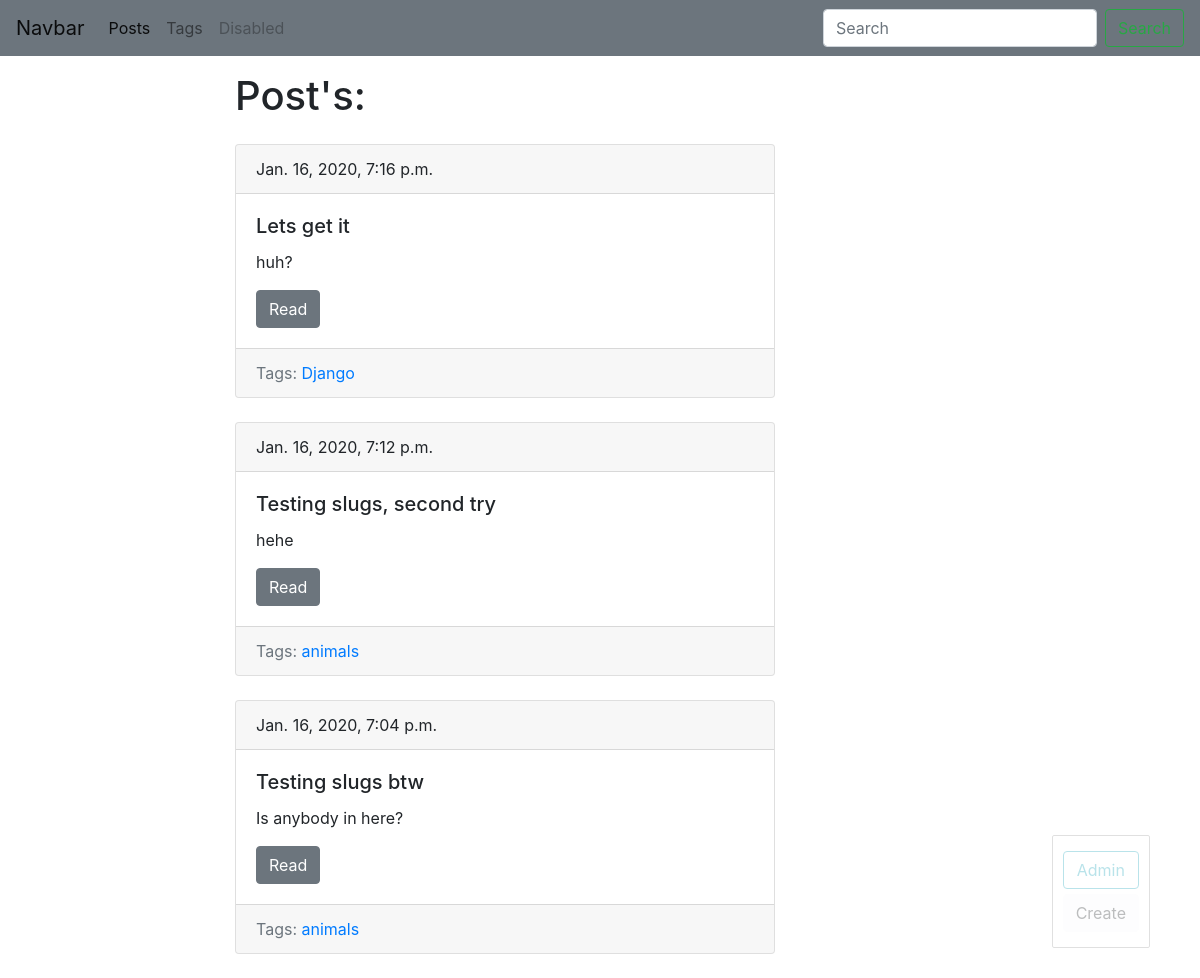
Screenshot of /blog/ with the database file from the repository.
### blog/models.py (models this page shows, shortened)
class Post(models.Model):
    title = models.CharField(max_length=150, db_index=True)
    slug = models.SlugField(max_length=150, unique=True, blank=True, allow_unicode=True)
    body = models.TextField(blank=False, db_index=True)
    publication_date = models.DateTimeField(auto_now_add=True)
    tags = models.ManyToManyField('Tag', blank=True, related_name='posts')
    def get_absolute_url(self):  # URL reversing.
        return reverse('post_detail_url', kwargs={'slug': self.slug})

class Tag(models.Model):  # Модель тегов для блога.
    title = models.CharField(max_length=30)
    slug = models.SlugField(max_length=50, unique=True)

### blog/views.py (the view)
# urls.py: path('', posts_list, name='posts_list_url'),
def posts_list(request):
    posts = Post.objects.all()
    return render(request, 'blog/index.html', context={'posts': posts})  # render - функция отвечающая за рендер.
    '''Первый аргумент - обязательный (кухня веб-запросов)
    Второй - папка с шаблоном/название шаблона
    Третий - ожидает получение словаря, ключ - 'name', значение - переменная n, которая будет использована
    Грубо говоря, КЛЮЧ словаря context - это все те переменные, которые мы будем передавать в шаблон.'''

### blog/templates/blog/index.html (shortened to what this page needs)
{% extends 'blog/blog_foundation.html'%}
{% block content %}
    <h1 class="mb-4">Post's: </h1>
    {% for post in posts reversed %}
        {% include 'blog/includes/post_card_template.html' %}
    {% endfor %}
{% endblock %}

### blog/templates/blog/includes/post_card_template.html
<div class="card mb-4">
    <div class="card-header">
        {{ post.publication_date }}
    </div>
    <div class="card-body">
        <h5 class="card-title">{{ post.title }}</h5>
        <p class="card-text">{{ post.body|truncatewords:15 }}</p>
        <a href="{{ post.get_absolute_url }}" class="btn btn-secondary">Read</a>
    </div>
    <div class="card-footer text-muted">
        Tags:
        {% for tag in post.tags.all %}
            <a href="">{{ tag.title }}</a>
        {% endfor %}
    </div>
</div>

### rows the page displays
Post: publication_date "Jan. 16, 2020, 7:16 p.m.", title "Lets get it", body "huh?"
Tag: title "Django"
Post: publication_date "Jan. 16, 2020, 7:12 p.m.", title "Testing slugs, second try", body "hehe"
Tag: title "animals"
Post: publication_date "Jan. 16, 2020, 7:04 p.m.", title "Testing slugs btw", body "Is anybody in here?"
